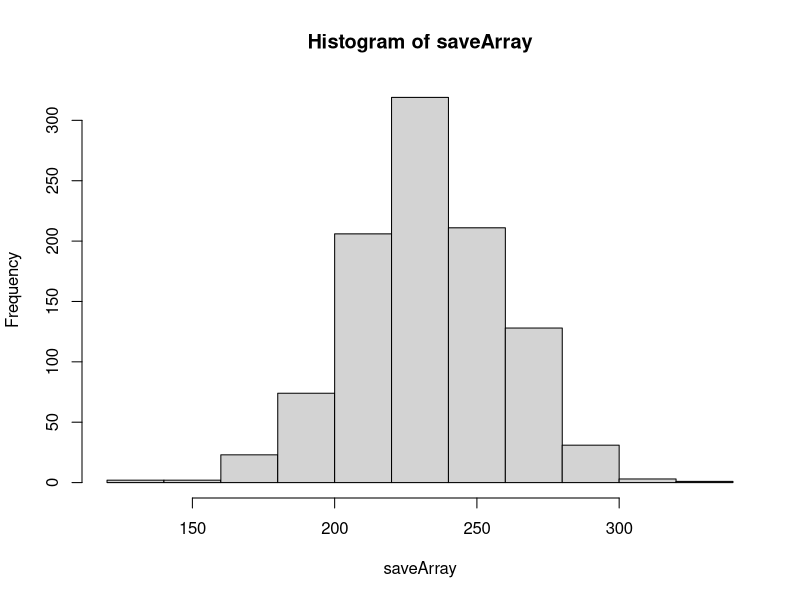

The R script that drew this image:
## ---- chunk 1
knitr::opts_chunk$set(echo = TRUE)
## ---- chunk 2
days = 1:365

saveArray=vector('numeric')
for(k in 1:1000){
  bank = 0
  for(i in 1:525){
    sampleClass = sample(days, 35, replace = TRUE)

    repeats = length(unique(sampleClass))
    if (repeats == 35) bank = bank - 2
    else bank = bank + 1
  }
saveArray[k]= bank
}

## ---- chunk 3
hist(saveArray)
## ---- chunk 4
print('average amt:')
print(mean(saveArray))
